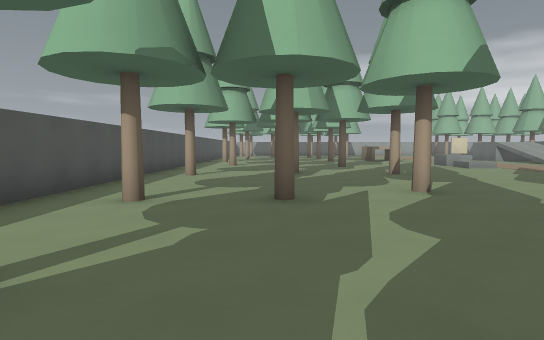
[1] (above)

21 first-person views from a walk through a 3-D level made in the Godot game engine. The camera is 1.5 m above the floor, tilts 4° down and sees 80° across. The floor is counted in squares, 2 m on a side. Each view is taken from the middle of a square. On the plan, view 1 faces up. The plan holds only what a view shows up to about 11 squares ahead; the rest is blank.

[2]
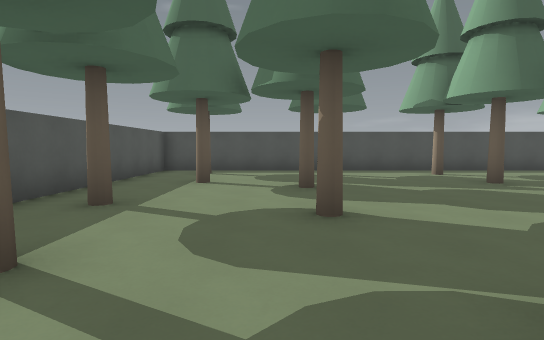

[3]
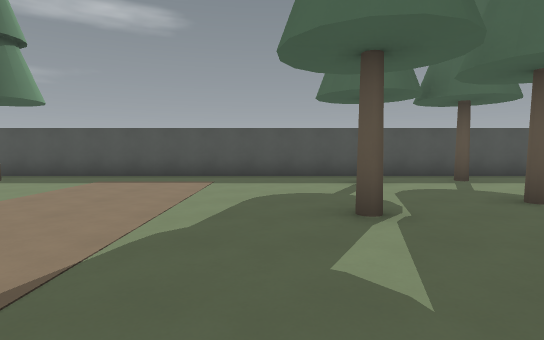

[4]
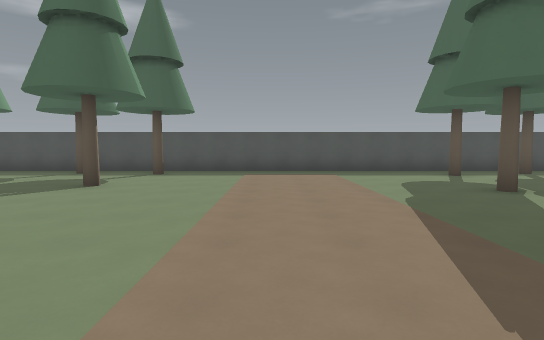

[5]
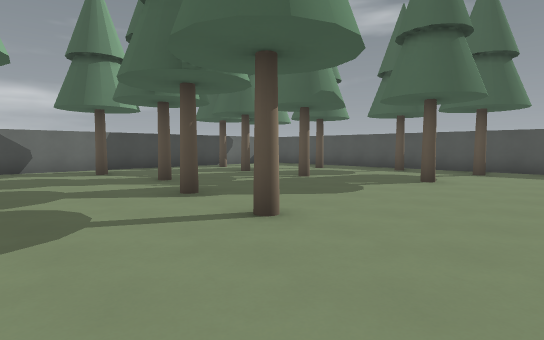

[6]
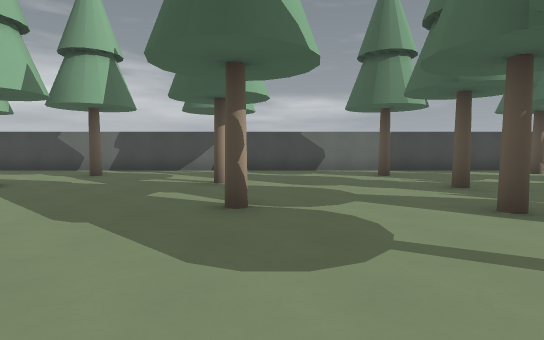

[7]
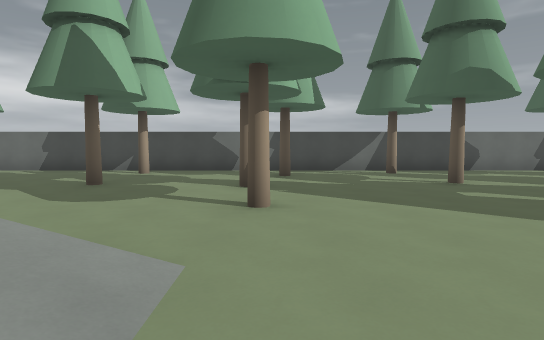

[8]
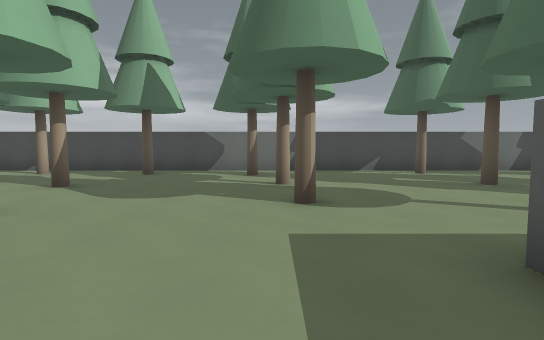

[9]
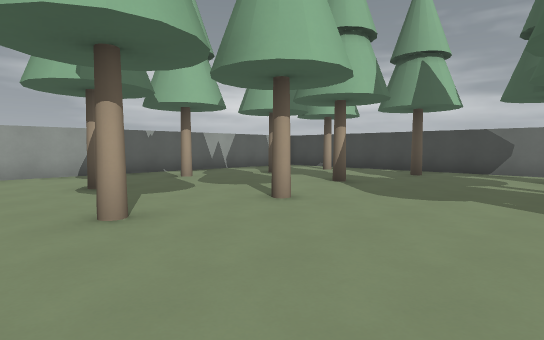

[10]
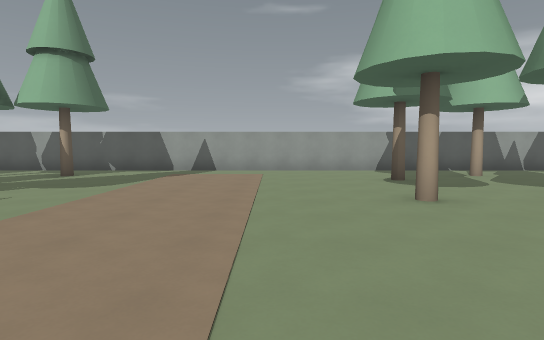

[11]
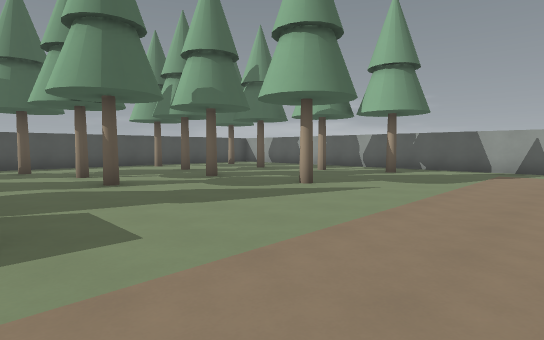

[12]
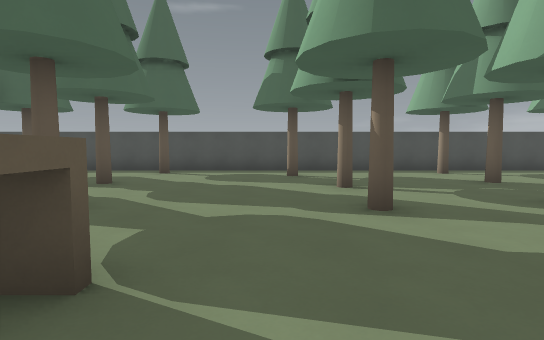

[13]
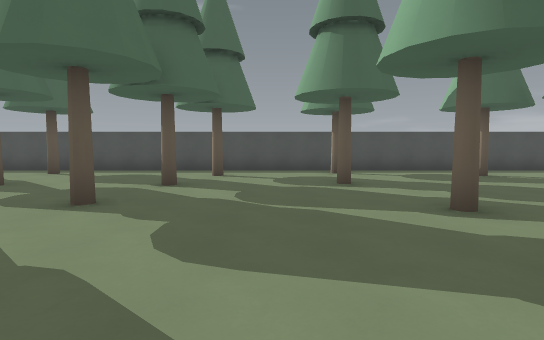

[14]
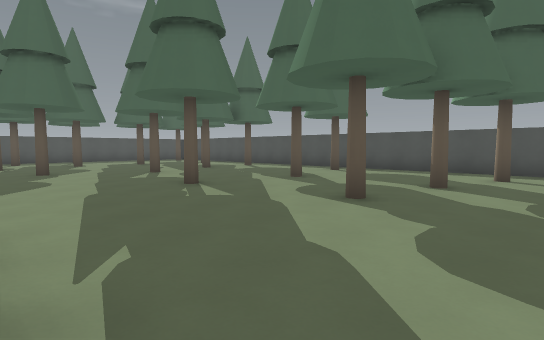

[15]
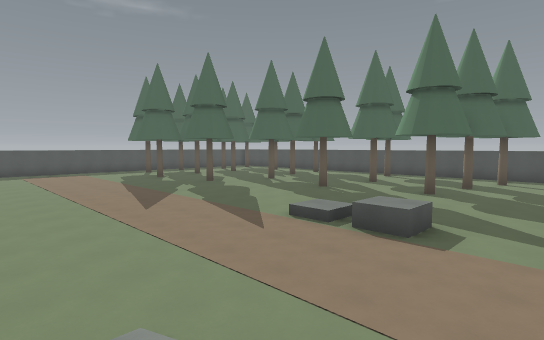

[16]
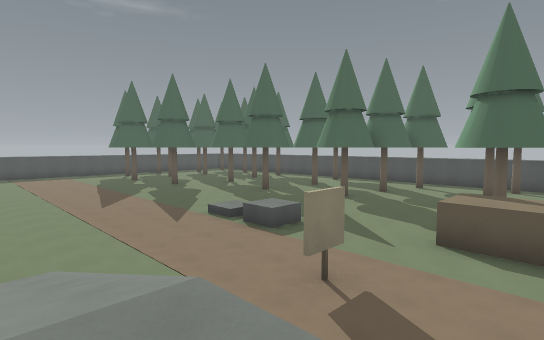

[17]
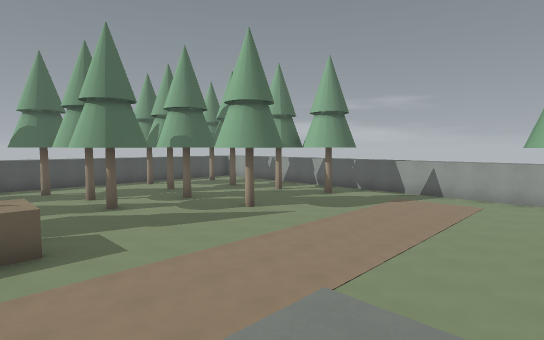

[18]
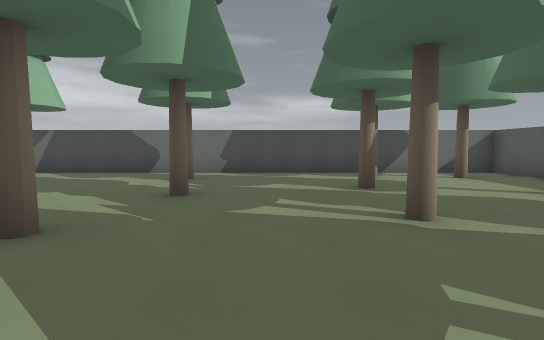

[19]
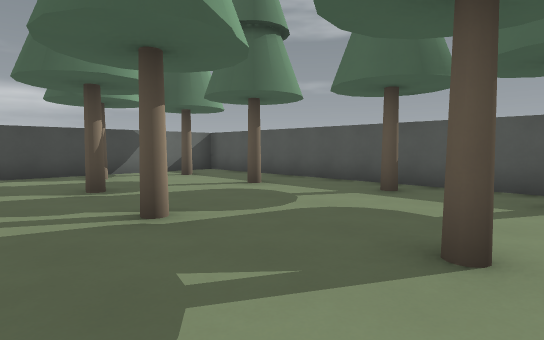

[20]
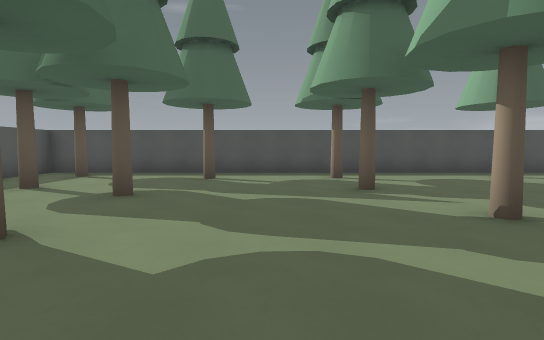

[21]
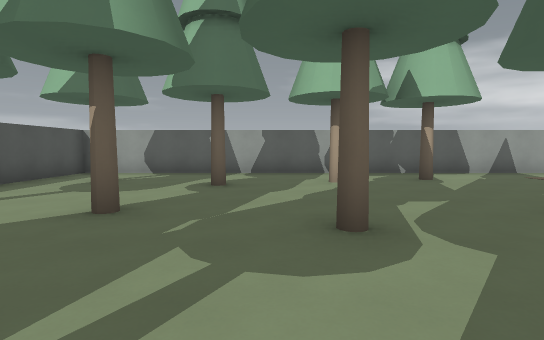

### Floor plan
Key: @ floor where view 1 was taken; # wall or solid block; . main floor; : floor 2 m higher than the main floor; / step, stairs or slope; = window, fence, low wall or low ledge; ^ raised ledge; O other object.
Columns run from 4 left of view 1 to 23 right of it. Each row starts with its distance up from view 1.
 31 #########################
 30 #.......................   #
 29 #.........#.........#... ..#
 28 #. ..#.#..........#....#.#.#
 27 #..........................#
 26 #..........................#
 25 #.#.#............#....#..#.#
 24 #......#..#.........#......#
 23 #..........................#
 22 #........................#.#
 21 #.#..#.#............#..#...#
 20 #..........................#
 19 #.............. ::#........#
 18 #.........#.... :: ........#
 17 #.#.#..#..#..OO.//   ..#.#.#
 16 #...............// ........#
 15 #...............//=........#
 14 #.#........^^...///...#....#
 13 #...#......^^.......#....#.#
 12 #......#...//..............#
 11 #..........................#
 10 #....#...................#.#
  9 #.#....#............#..#...#
  8 #..........................#
  7 #..........................#
  6 #......#...................#
  5 #.#.#....#........#.#.#..#.#
  4 #..........................#
  3 #..........................#
  2 #..........................#
  1 #.#..#.#..#.......#.#..#...#
  0 #...@....................#.#
 -1 #...#......................#
 -2 #.#....#.#.......#..#.#..#.#
 -3 #..........................#
 -4 ############################

Positions as (right, up) in squares from view 1, and headings:
1: (0, 0), facing up
2: (7, 0), facing left
3: (7, 5), facing down
4: (10, 7), facing down
5: (11, 8), facing down-right
6: (12, 8), facing right
7: (12, 13), facing right
8: (12, 21), facing right
9: (12, 21), facing up-right
10: (11, 20), facing up
11: (10, 19), facing up-left
12: (7, 20), facing left
13: (7, 15), facing left
14: (7, 15), facing down-left
15: (13, 16), facing down-left
16: (13, 19), facing down-left
17: (13, 18), facing up-left
18: (13, 3), facing right
19: (13, 3), facing down-right
20: (6, 3), facing left
21: (2, 21), facing up
